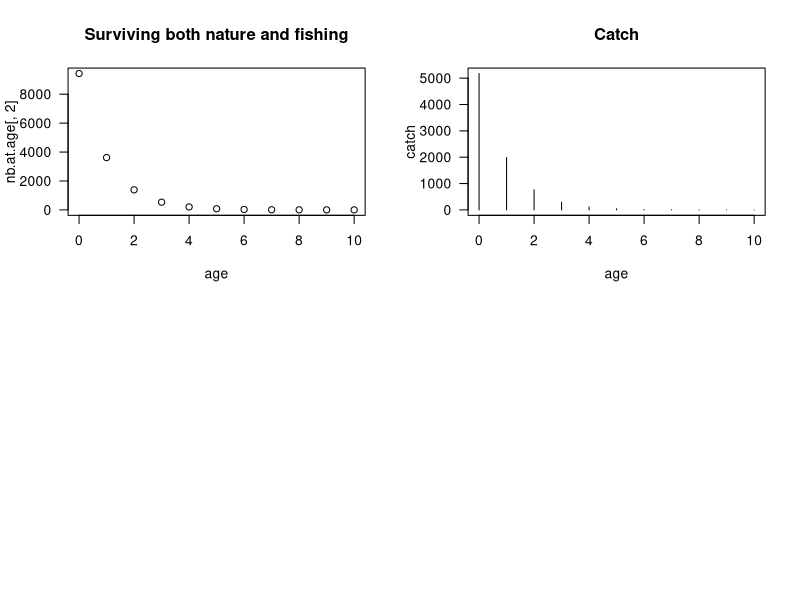

The R source for this figure:
# CREATION DATE     13 Nov. 2008
# MODIFICATION DATE  2 Sep. 2014

# AUTHOR Marco.Kienzle@csiro.au; marco.kienzle@gmail.com

# BACKGROUND we are looking for a method to estimate M and F with data similar to
#            the Torres Strait lobster assessment.
#            

# PURPOSE express a likelihood function to estimate cohort-specific mortality
#         using catch data (and not survey)

# METHOD 
# ASSUMPTION 

# COMMENT if you have only catches, you can't estimate both fishing and natural mortality,
#         you will end-up with M=F but Z will be well estimated
#         BUT if you can provide the ratio of catch over total abundance (basically you have
#             a catch time series and a absolute survey),
#             then the ratio of catch over total death (i.e. N(t+1) - N(t)) is equal to F/Z

# Suppose age varies between 0 and 10
age = seq(0,10)

# Suppose you have a M=0.105, F and N0 are arbitrary (randomly generated)
M <- 0.105
F <- runif(1, min = 0.1, max = 3)
print(paste("Simulated F is", round(F,3)))

N0 <- runif(1, min = 1e3, max = 1e4)

nb.at.age = cbind(age, N0 * exp(-(M+ F)) ^ age) # this correspond to what you would see
                                         # with an exhaustive survey
# Calculate the total number of individual dying at age
total.death = N0 * (exp(-(M+F) * age) - exp(-(M+F) * (age+1)))

# According to stock assessment books, catch = F / Z
catch = F/(M+F) * total.death

# Plot the data
par(mfrow=c(2,2))
plot(age, nb.at.age[,2], main = "Surviving both nature and fishing", las = 1)
plot(age, catch, main = "Catch", type = "h", las=1)


# Maximum likelihood function to estimate F
llfunc = function(F){ # a function of only 1 parameter (F)

  # Fishing mortality is the parameter to estimate

  # Following Quinn and Deriso's equation (1.23)
  # Natural mortality relates to F and the total number of individual dying from 1 year to the next
  # and catch during the same year (here catch[1])
  # C = F/Z * nb.dying
  
  # Assume natural mortality is known
  #M = 0.105

  # And total mortality
  Z = M+F

  # Calculating the probability of surviving until certain age
  prob1 = (1 - exp(-Z * age))
  prob2 = (1 - exp(-Z * (age+1)))

  # Finally the likelihood
  P = prob2-prob1
  -sum( catch  * log( P / sum(P) ))
  
} # End of function

# Estimate cohort-specific mortality rates

result <- optim(par = c(0.1), fn = llfunc, method = c("L-BFGS-B"),
      lower = c(1e-2), upper = c(3), hessian = TRUE)
print(paste("Estimated F is", round(result$par,3), "+-", round(sqrt(diag(solve(result$hessian))),3)))
